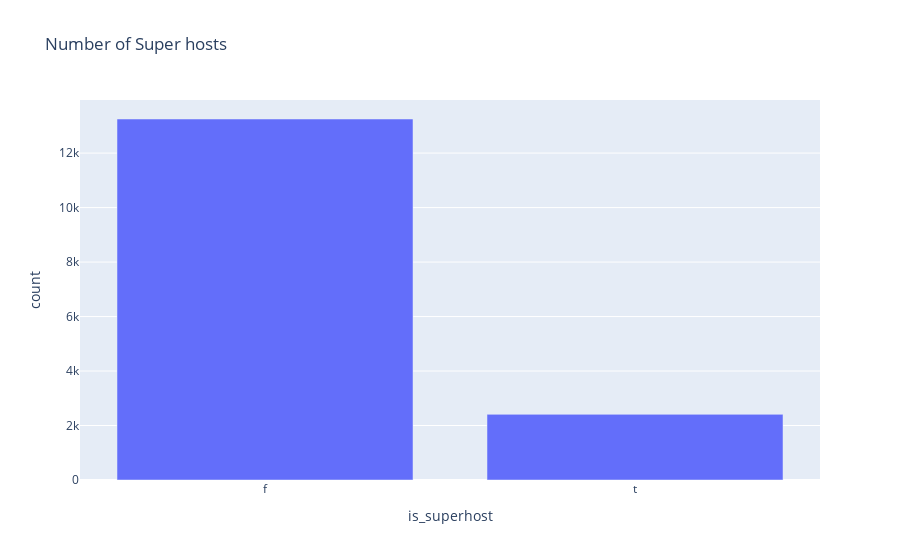

Notebook code cell kept with this figure:
### Code cell
# Super host vs regular hosts
plot_bar_graph(df,'is_superhost','count',title='Number of Super hosts',agg=sum)

### Figure 1 — Plotly figure (JSON) as saved in the notebook; plotly's stock layout.template omitted (floating-point values rounded to 4 significant figures)
{"data": [{"alignmentgroup": "True", "hovertemplate": "is_superhost=%{x}<br>count=%{y}<extra></extra>", "legendgroup": "", "marker": {"color": "#636efa", "pattern": {"shape": ""}}, "name": "", "offsetgroup": "", "orientation": "v", "showlegend": false, "textposition": "auto", "type": "bar", "x": ["f", "t"], "xaxis": "x", "y": [13251, 2409], "yaxis": "y"}], "layout": {"barmode": "relative", "legend": {"tracegroupgap": 0}, "title": {"text": "Number of Super hosts"}, "xaxis": {"anchor": "y", "domain": [0, 1], "title": {"text": "is_superhost"}}, "yaxis": {"anchor": "x", "domain": [0, 1], "title": {"text": "count"}}}}
